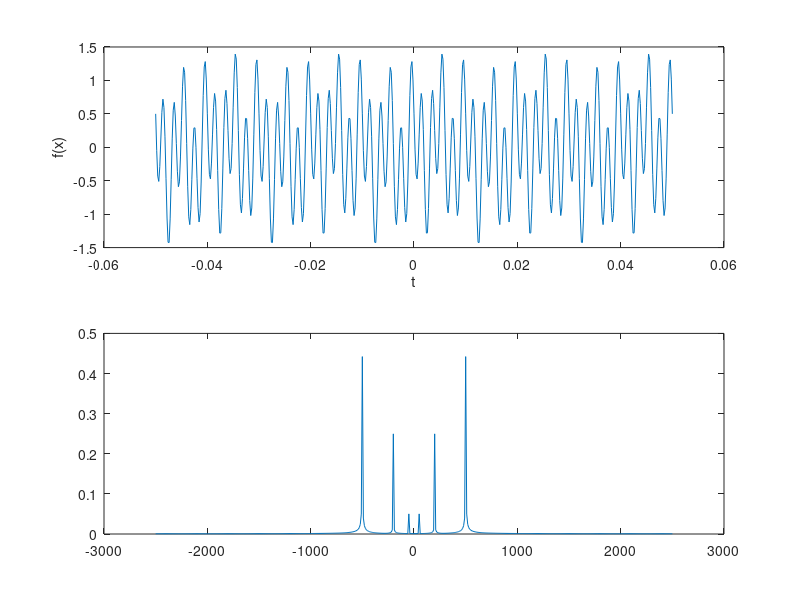
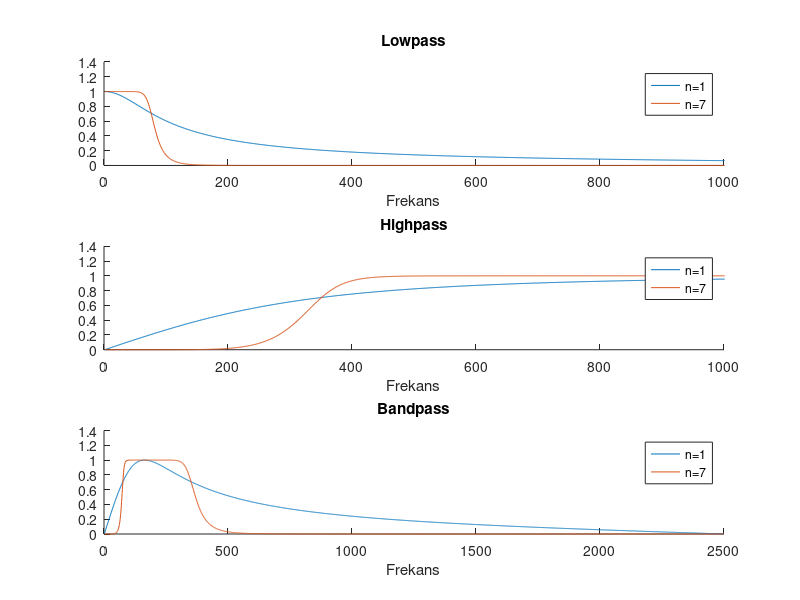
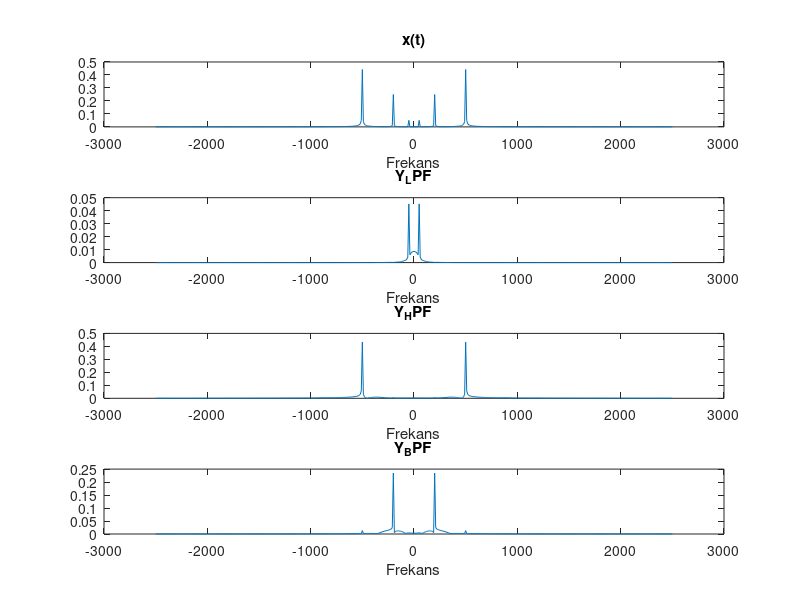

MATLAB code for these plots, in order:
clear all 
clc
f1=50;
f2=200;
f3=500;
Fs=5000;
dt=1/Fs; 
t=-0.05:dt:0.05;

x= 0.1*sin(2*pi*f1*t) + 0.5*cos(2*pi*f2*t) - 0.9*sin(2*pi*f3*t);

N=length(x);
f= linspace(-Fs/2,Fs/2,N);
xfft=fft(x,N);

figure(1)
subplot(2,1,1)
plot(t,x)
xlabel("t")
ylabel("f(x)")
subplot(2,1,2)
plot(f, abs(fftshift(xfft))/ N);



[b1_low,a1_low]=butter(1,75/2500,"low")
[b7_low,a7_low]=butter(7,75/2500,"low")

[b1_high,a1_high]=butter(1,350/2500,"high")
[b7_high,a7_high]=butter(7,350/2500,"high")

[b1_bandpass,a1_bandpass]=butter(1,[75 350]./2500,"bandpass")
[b7_bandpass,a7_bandpass]=butter(7,[75 350]./2500,"bandpass")

h1_low=freqz(b1_low,a1_low,2500)
h7_low=freqz(b7_low,a7_low,2500)

h1_high=freqz(b1_high,a1_high,2500)
h7_high=freqz(b7_high,a7_high,2500)

h1_bandpass=freqz(b1_bandpass,a1_bandpass,2500)
h7_bandpass=freqz(b7_bandpass,a7_bandpass,2500)


figure(2)
subplot(3,1,1)
hold on
xlim([0 1000])
plot(abs(h1_low))
plot(abs(h7_low))
title("Lowpass")
legend("n=1","n=7")
xlabel("Frekans")

subplot(3,1,2)
hold on
xlim([0 1000])
plot(abs(h1_high))
plot(abs(h7_high))
title("Highpass")
legend("n=1","n=7")
xlabel("Frekans")



subplot(3,1,3)
hold on
plot(abs(h1_bandpass))
plot(abs(h7_bandpass))
title("Bandpass")
legend("n=1","n=7")
xlabel("Frekans")


lpf_y = filter(b7_low, a7_low, x);
hpf_y = filter(b7_high, a7_high, x);
bpf_y = filter(b7_bandpass,a7_bandpass,x);

yfft_L=fft(lpf_y,N);
yfft_H=fft(hpf_y,N);
yfft_B=fft(bpf_y,N);

figure(3)
subplot(4,1,1)
plot(f, abs(fftshift(xfft))/ N);
title("x(t)")
xlabel("Frekans")

subplot(4,1,2)
plot(f, abs(fftshift(yfft_L))/ N);
title("Y_LPF")
xlabel("Frekans")

subplot(4,1,3)
plot(f, abs(fftshift(yfft_H))/ N);
title("Y_HPF"),
xlabel("Frekans")


subplot(4,1,4)
plot(f, abs(fftshift(yfft_B))/ N);
title("Y_BPF")
xlabel("Frekans")


